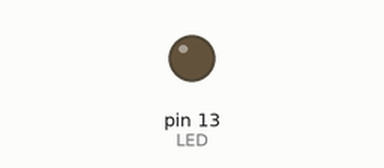
A sketch run on a simulated Arduino Mega 2560, built with avr-gcc and run on an emulated ATmega2560. Shown: output pins drawn as LEDs (lit = HIGH). Dashed ring = blinking. Pins used as bus, display or sensor lines are not drawn; what the sketch prints to the serial monitor is not drawn.

Above: at 1.0 s.
At 4.2 s:
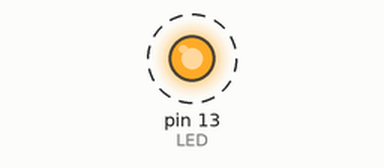
Timing chart, 0 to 4.6 s (numbered marks = the images above):
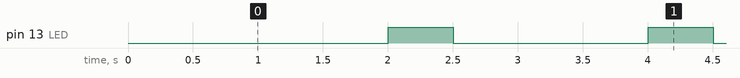

The sketch:

tobacco_main.ino
```cpp
#define DE 6
#define RE 7

#define LED 13

void setup() {
  // put your setup code here, to run once:
  pinMode(DE, OUTPUT);
  pinMode(RE, OUTPUT);
  pinMode(LED, OUTPUT);

  Serial2.begin(9600);
  Serial.begin(9600);


  Serial.println("start!");
  digitalWrite(LED, LOW);
  digitalWrite(DE, HIGH);
  digitalWrite(RE, HIGH);
}

long now = 0;
long n = 0;
bool bl = false;


void loop() {
  // put your main code here, to run repeatedly:

  if ((millis() - now) > 2000) {
    Serial2.println("m1:255;");
    now = millis();
    n = millis();
    bl = true;
  }

  if (bl) {
    digitalWrite(LED, HIGH);
    if ((millis() - n) > 500) {
      digitalWrite(LED, LOW);
      bl = false;
    }
  }

}
```

Measured:
- by itself, pin 13 (LED): alternates HIGH for 0.50 s and LOW for 1.5 s
